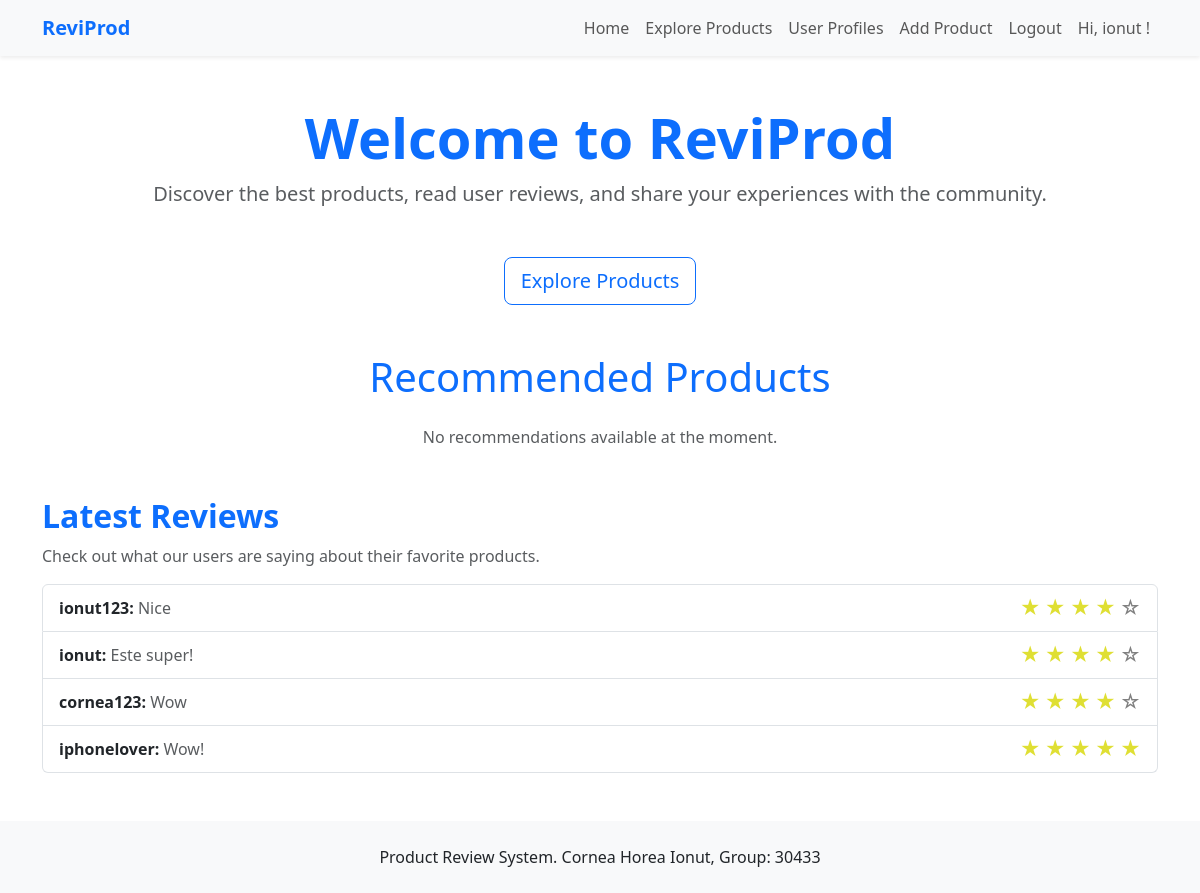
The app's page /home/ (signed in) with its own data.
### App_Product_Review/models.py (models this page shows, shortened)
class Review(models.Model):
        product = models.ForeignKey(Product, related_name='reviews', on_delete=models.CASCADE)
        user = models.ForeignKey(User, on_delete=models.CASCADE)
        description = models.TextField()
        rating = models.PositiveIntegerField(choices=[(i, str(i)) for i in range(1, 6)])  # 1 to 5 stars
        created_at = models.DateTimeField(auto_now_add=True)

### App_Product_Review/views.py (the view)
# urls.py: path('home/', home_view, name='home'),
@login_required
def home_view(request):
    latest_reviews = Review.objects.all().order_by('-created_at')[:10]
    user = request.user
    recommendations_with_explanations = get_similar_products_with_explanations(user.id)
    filtered_recommendations = [
        (product, explanation)
        for product, explanation in recommendations_with_explanations
        if explanation.strip()  # Include only products with a non-empty explanation
    ]
    return render(request, 'home.html', {
        'latest_reviews': latest_reviews,
        'recommendations_with_explanations': filtered_recommendations,  # Pass filtered recommendations
        'star_range': range(1, 6),
    })

### App_Product_Review/recommender/content_based.py (called while the page is built)
def build_user_profile(user_id):
    reviews = Review.objects.filter(user_id=user_id)#retrieve all users
    user_profile = []#blank user profile
    for review in reviews:
        product = review.product
        features = f"{product.category} {product.brand} {product.description}"
        user_profile.append(features)
    return " ".join(user_profile)

def save_tfidf_matrix_to_csv(tfidf, tfidf_matrix, descriptions):
    feature_names = tfidf.get_feature_names_out()
    dense_matrix = tfidf_matrix.toarray()
    df = pd.DataFrame(dense_matrix, columns=feature_names, index=[f"Product {i+1}" for i in range(len(descriptions) - 1)] + ["User Profile"])
    df.to_csv("tfidf_matrix.csv", index=True)
    print("TF-IDF matrix saved to tfidf_matrix.csv")

### templates/home.html
{% extends 'base.html' %}
{% load static %}
{% block content %}
<div class="text-center my-5">
    <h1 class="display-4 fw-bold text-primary">Welcome to ReviProd</h1>
    <p class="lead text-muted">Discover the best products, read user reviews, and share your experiences with the community.</p>
</div>
<div class="d-flex justify-content-center gap-3 mb-5">
    <a href="{% url 'explore_products' %}" class="btn btn-outline-primary btn-lg">Explore Products</a>
</div>
<section>
    <div class="container my-5">
        <h1 class="text-center text-primary mb-4">Recommended Products</h1>
        {% if recommendations_with_explanations %}
            <div class="row">
                {% for product, explanation in recommendations_with_explanations %}
                    <div class="col-md-3">
                        <div class="card">
                            <img src="{{ product.image.url }}" class="card-img-top" alt="{{ product.name }}" style="object-fit: cover; height: 300px;">
                            <div class="card-body">
                                <h5 class="card-title">{{ product.name }}</h5>
                                <p>{{ product.description|truncatewords:20 }}</p>
                                <p><strong>Price:</strong> ${{ product.price }}</p>
                                <p><strong>Why recommended:</strong> {{ explanation }}</p>
                            </div>
                        </div>
                    </div>
                {% endfor %}
            </div>
        {% else %}
            <p class="text-center text-muted">No recommendations available at the moment.</p>
        {% endif %}
    </div>
</section>
<section class="mt-5">
    <h2 class="text-primary fw-bold">Latest Reviews</h2>
    <p class="text-muted">Check out what our users are saying about their favorite products.</p>
    <div class="list-group">
        {% for review in latest_reviews %}
        <div class="list-group-item d-flex justify-content-between align-items-center">
            <div>
                <strong class="text-dark">{{ review.user.username }}:</strong>
                <span class="text-muted">{{ review.description }}</span>
            </div>
            <div>
                {% for i in star_range %}
                    {% if i <= review.rating %}
                        <span class="star" style="color: #dfdf33; font-size: 1.25rem;">&#9733;</span>
                    {% else %}
                        <span class="star" style="color: grey; font-size: 1.25rem;">&#9734;</span>
                    {% endif %}
                {% endfor %}
            </div>
        </div>
        {% empty %}
        <p class="text-center text-muted">No reviews yet. Be the first to review a product!</p>
        {% endfor %}
    </div>
</section>
{% endblock %}

### templates/base.html (shortened to what this page needs)
<!DOCTYPE html>
<html lang="en">
<head>
    <link href="https://cdn.jsdelivr.net/npm/bootstrap@5.3.0-alpha3/dist/css/bootstrap.min.css" rel="stylesheet">
</head>
<body>
    <nav class="navbar navbar-expand-lg navbar-light bg-light shadow-sm">
        <div class="container">
            <a class="navbar-brand fw-bold text-primary" href="{% url 'home' %}">ReviProd</a>
            <div class="collapse navbar-collapse" id="navbarNav">
                <ul class="navbar-nav ms-auto">
                    {% if user.is_authenticated %}
                         <li class="nav-item">
                            <a class="nav-link" href="{% url 'home' %}">Home</a>
                         </li>
                        <li class="nav-item">
                            <a class="nav-link" href="{% url 'explore_products' %}">Explore Products</a>
                        </li>
                            {% if user.is_staff %}
                            <li class="nav-item">
                                <a class="nav-link" href="{% url 'view_all_user_profiles' %}">User Profiles</a>
                            </li>
                            <li class="nav-item">
                                 <a class="nav-link" href="{% url 'add_product' %}">Add Product</a>
                            </li>
                            {% endif %}
                        <li class="nav-item">
                                <a class="nav-link" href="{% url 'logout' %}">Logout</a>
                        </li>
                        <li class="nav-item">
                                <a class="nav-link">Hi, {{ user.username }} !</a>
                        </li>
                    {% else %}
                        <li class="nav-item">
                            <a class="nav-link" href="{% url 'login' %}">Login</a>
                        </li>
                    {% endif %}
                </ul>
            </div>
        </div>
    </nav>
    <div class="container my-5">
        {% block content %}{% endblock %}
    </div>
    <footer class="bg-light text-center py-4 mt-5">
        <p class="mb-0">Product Review System. Cornea Horea Ionut, Group: 30433</p>
    </footer>
</body>
</html>

### records on screen
Review: user.username "ionut123", description "Nice", rating 4 (drawn)
Review: user.username "ionut", description "Este super!", rating 4 (drawn)
Review: user.username "cornea123", description "Wow", rating 4 (drawn)
Review: user.username "iphonelover", description "Wow!", rating 5 (drawn)

### other values on screen
{{ user.username }} "ionut"
